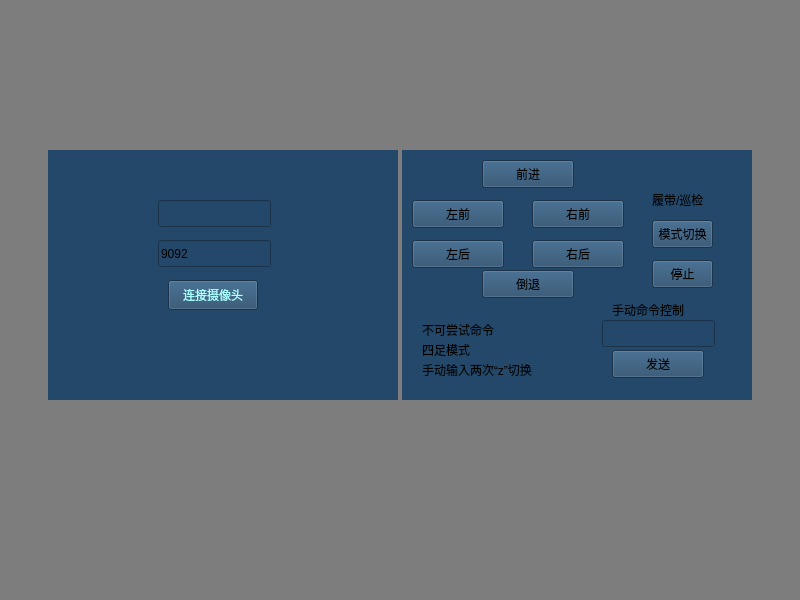
<?xml version="1.0" encoding="UTF-8"?>
<ui version="4.0">
 <class>Widget</class>
 <widget class="QWidget" name="Widget">
  <property name="geometry">
   <rect>
    <x>0</x>
    <y>0</y>
    <width>800</width>
    <height>600</height>
   </rect>
  </property>
  <property name="minimumSize">
   <size>
    <width>800</width>
    <height>600</height>
   </size>
  </property>
  <property name="windowTitle">
   <string>Widget</string>
  </property>
  <property name="styleSheet">
   <string notr="true">background-color: rgb(125, 125, 125);</string>
  </property>
  <widget class="QStackedWidget" name="stackedWidget">
   <property name="geometry">
    <rect>
     <x>48</x>
     <y>150</y>
     <width>350</width>
     <height>250</height>
    </rect>
   </property>
   <property name="styleSheet">
    <string notr="true">background-color: rgb(36, 72, 105);</string>
   </property>
   <property name="currentIndex">
    <number>0</number>
   </property>
   <widget class="QWidget" name="page">
    <widget class="QLineEdit" name="cameraIP">
     <property name="geometry">
      <rect>
       <x>110</x>
       <y>50</y>
       <width>113</width>
       <height>27</height>
      </rect>
     </property>
    </widget>
    <widget class="QLineEdit" name="cameraPort">
     <property name="geometry">
      <rect>
       <x>110</x>
       <y>90</y>
       <width>113</width>
       <height>27</height>
      </rect>
     </property>
     <property name="text">
      <string>9092</string>
     </property>
    </widget>
    <widget class="QPushButton" name="connectCameraButton">
     <property name="geometry">
      <rect>
       <x>120</x>
       <y>130</y>
       <width>90</width>
       <height>30</height>
      </rect>
     </property>
     <property name="styleSheet">
      <string notr="true">color: rgb(170, 255, 255);</string>
     </property>
     <property name="text">
      <string>连接摄像头</string>
     </property>
    </widget>
   </widget>
   <widget class="QWidget" name="page_2">
    <widget class="QPushButton" name="upButton">
     <property name="geometry">
      <rect>
       <x>240</x>
       <y>160</y>
       <width>31</width>
       <height>28</height>
      </rect>
     </property>
     <property name="text">
      <string>上</string>
     </property>
    </widget>
    <widget class="QPushButton" name="leftButton">
     <property name="geometry">
      <rect>
       <x>190</x>
       <y>190</y>
       <width>31</width>
       <height>28</height>
      </rect>
     </property>
     <property name="text">
      <string>左</string>
     </property>
    </widget>
    <widget class="QPushButton" name="downButton">
     <property name="geometry">
      <rect>
       <x>240</x>
       <y>210</y>
       <width>31</width>
       <height>28</height>
      </rect>
     </property>
     <property name="text">
      <string>下</string>
     </property>
    </widget>
    <widget class="QPushButton" name="rightButton">
     <property name="geometry">
      <rect>
       <x>290</x>
       <y>190</y>
       <width>31</width>
       <height>28</height>
      </rect>
     </property>
     <property name="text">
      <string>右</string>
     </property>
    </widget>
    <widget class="QPushButton" name="toggleVideoStreamButton">
     <property name="geometry">
      <rect>
       <x>20</x>
       <y>170</y>
       <width>141</width>
       <height>28</height>
      </rect>
     </property>
     <property name="text">
      <string>开启视频流</string>
     </property>
    </widget>
    <widget class="QPushButton" name="backButton">
     <property name="geometry">
      <rect>
       <x>20</x>
       <y>200</y>
       <width>92</width>
       <height>28</height>
      </rect>
     </property>
     <property name="text">
      <string>返回</string>
     </property>
    </widget>
    <widget class="QWidget" name="videoContainer" native="true">
     <property name="geometry">
      <rect>
       <x>50</x>
       <y>10</y>
       <width>271</width>
       <height>151</height>
      </rect>
     </property>
    </widget>
   </widget>
  </widget>
  <widget class="QStackedWidget" name="carStackedWidget">
   <property name="geometry">
    <rect>
     <x>402</x>
     <y>150</y>
     <width>350</width>
     <height>250</height>
    </rect>
   </property>
   <property name="styleSheet">
    <string notr="true">background-color: rgb(36, 72, 105);</string>
   </property>
   <property name="currentIndex">
    <number>1</number>
   </property>
   <widget class="QWidget" name="page_3">
    <widget class="QLineEdit" name="robotPort">
     <property name="geometry">
      <rect>
       <x>130</x>
       <y>80</y>
       <width>113</width>
       <height>27</height>
      </rect>
     </property>
     <property name="text">
      <string>81</string>
     </property>
    </widget>
    <widget class="QLineEdit" name="robotIP">
     <property name="geometry">
      <rect>
       <x>130</x>
       <y>40</y>
       <width>113</width>
       <height>27</height>
      </rect>
     </property>
     <property name="styleSheet">
      <string notr="true">color: rgb(255, 255, 255);</string>
     </property>
     <property name="text">
      <string>192.168.4.1</string>
     </property>
    </widget>
    <widget class="QPushButton" name="connectCarButton">
     <property name="geometry">
      <rect>
       <x>140</x>
       <y>120</y>
       <width>90</width>
       <height>30</height>
      </rect>
     </property>
     <property name="styleSheet">
      <string notr="true">color: rgb(170, 255, 255);
background-color: rgb(0, 170, 255);</string>
     </property>
     <property name="text">
      <string>连接小车</string>
     </property>
    </widget>
   </widget>
   <widget class="QWidget" name="page_4">
    <widget class="QLineEdit" name="carCommandLineEdit">
     <property name="geometry">
      <rect>
       <x>200</x>
       <y>170</y>
       <width>113</width>
       <height>27</height>
      </rect>
     </property>
    </widget>
    <widget class="QPushButton" name="sendCarCommandButton">
     <property name="geometry">
      <rect>
       <x>210</x>
       <y>200</y>
       <width>92</width>
       <height>28</height>
      </rect>
     </property>
     <property name="text">
      <string>发送</string>
     </property>
    </widget>
    <widget class="QLabel" name="label">
     <property name="geometry">
      <rect>
       <x>210</x>
       <y>150</y>
       <width>101</width>
       <height>19</height>
      </rect>
     </property>
     <property name="text">
      <string>手动命令控制</string>
     </property>
    </widget>
    <widget class="QPushButton" name="go">
     <property name="geometry">
      <rect>
       <x>80</x>
       <y>10</y>
       <width>92</width>
       <height>28</height>
      </rect>
     </property>
     <property name="text">
      <string>前进</string>
     </property>
    </widget>
    <widget class="QPushButton" name="back">
     <property name="geometry">
      <rect>
       <x>80</x>
       <y>120</y>
       <width>92</width>
       <height>28</height>
      </rect>
     </property>
     <property name="text">
      <string>倒退</string>
     </property>
    </widget>
    <widget class="QPushButton" name="change">
     <property name="geometry">
      <rect>
       <x>250</x>
       <y>70</y>
       <width>61</width>
       <height>28</height>
      </rect>
     </property>
     <property name="text">
      <string>模式切换</string>
     </property>
    </widget>
    <widget class="QPushButton" name="leftgo">
     <property name="geometry">
      <rect>
       <x>10</x>
       <y>50</y>
       <width>92</width>
       <height>28</height>
      </rect>
     </property>
     <property name="text">
      <string>左前</string>
     </property>
    </widget>
    <widget class="QPushButton" name="leftback">
     <property name="geometry">
      <rect>
       <x>10</x>
       <y>90</y>
       <width>92</width>
       <height>28</height>
      </rect>
     </property>
     <property name="text">
      <string>左后</string>
     </property>
    </widget>
    <widget class="QPushButton" name="rightgo">
     <property name="geometry">
      <rect>
       <x>130</x>
       <y>50</y>
       <width>92</width>
       <height>28</height>
      </rect>
     </property>
     <property name="text">
      <string>右前</string>
     </property>
    </widget>
    <widget class="QPushButton" name="rightback">
     <property name="geometry">
      <rect>
       <x>130</x>
       <y>90</y>
       <width>92</width>
       <height>28</height>
      </rect>
     </property>
     <property name="text">
      <string>右后</string>
     </property>
    </widget>
    <widget class="QLabel" name="label_2">
     <property name="geometry">
      <rect>
       <x>250</x>
       <y>40</y>
       <width>71</width>
       <height>19</height>
      </rect>
     </property>
     <property name="text">
      <string>履带/巡检</string>
     </property>
    </widget>
    <widget class="QLabel" name="label_3">
     <property name="geometry">
      <rect>
       <x>20</x>
       <y>170</y>
       <width>91</width>
       <height>19</height>
      </rect>
     </property>
     <property name="text">
      <string>不可尝试命令</string>
     </property>
    </widget>
    <widget class="QLabel" name="label_4">
     <property name="geometry">
      <rect>
       <x>20</x>
       <y>190</y>
       <width>69</width>
       <height>19</height>
      </rect>
     </property>
     <property name="text">
      <string>四足模式</string>
     </property>
    </widget>
    <widget class="QLabel" name="label_5">
     <property name="geometry">
      <rect>
       <x>20</x>
       <y>210</y>
       <width>141</width>
       <height>19</height>
      </rect>
     </property>
     <property name="text">
      <string>手动输入两次“z”切换</string>
     </property>
    </widget>
    <widget class="QPushButton" name="stop">
     <property name="geometry">
      <rect>
       <x>250</x>
       <y>110</y>
       <width>61</width>
       <height>28</height>
      </rect>
     </property>
     <property name="text">
      <string>停止</string>
     </property>
    </widget>
   </widget>
  </widget>
 </widget>
 <resources/>
 <connections/>
</ui>
